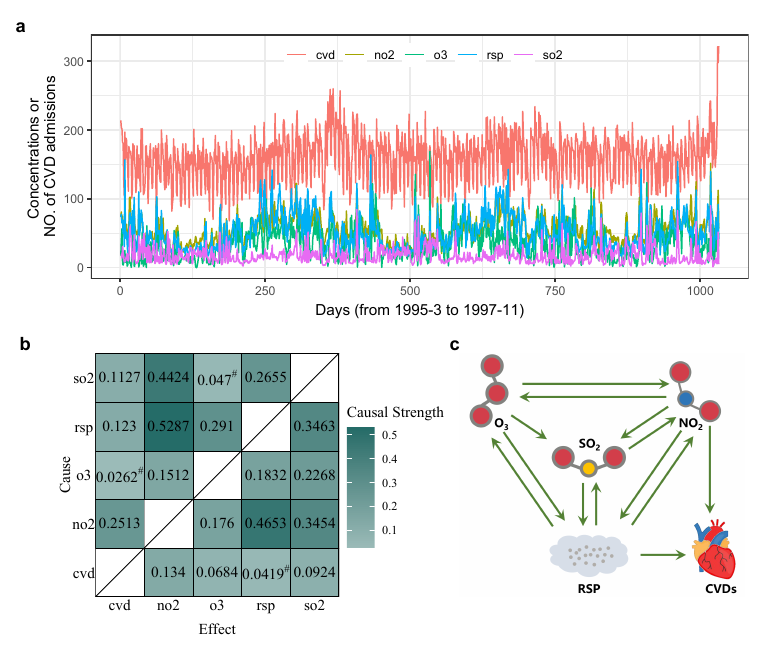

Reproduce this figure in R.
library(tEDM)

cvd = readr::read_csv(system.file("case/cvd.csv",package = "tEDM"))
head(cvd)

cvd_long = cvd |>
  tibble::rowid_to_column("id") |>
  tidyr::pivot_longer(cols = -id,
                      names_to = "variable", values_to = "value")

fig_cvd_ts = ggplot2::ggplot(cvd_long, ggplot2::aes(x = id, y = value, color = variable)) +
  ggplot2::geom_line(linewidth = 0.5) +
  ggplot2::labs(x = "Days (from 1995-3 to 1997-11)", y = "Concentrations or \nNO. of CVD admissions", color = "") +
  ggplot2::theme_bw() +
  ggplot2::theme(legend.direction = "horizontal",
                 legend.position = "inside",
                 legend.justification = c("center","top"),
                 legend.background = ggplot2::element_rect(fill = "transparent", color = NA))
fig_cvd_ts + ggview::canvas(6.5,3.75)

#-----------------------------------------------------------------------------#
#------                Partial Cross Mapping analysis                   ------#
#-----------------------------------------------------------------------------#

tEDM::fnn(cvd,"cvd",E = 2:50,eps = stats::sd(cvd$cvd))

tEDM::simplex(cvd,"cvd","cvd",E = 7:10,k = 8:12)
tEDM::simplex(cvd,"rsp","rsp",E = 7:10,k = 8:12)
tEDM::simplex(cvd,"no2","no2",E = 7:10,k = 8:12)
tEDM::simplex(cvd,"so2","so2",E = 7:10,k = 8:12)
tEDM::simplex(cvd,"o3","o3",E = 7:10,k = 8:12)

s1 = tEDM::simplex(cvd,"cvd","cvd",E = 7,k = 8:12)
s2 = tEDM::simplex(cvd,"rsp","rsp",E = 7,k = 8:12)
s3 = tEDM::simplex(cvd,"no2","no2",E = 7,k = 8:12)
s4 = tEDM::simplex(cvd,"so2","so2",E = 7,k = 8:12)
s5 = tEDM::simplex(cvd,"o3","o3",E = 7,k = 8:12)

list(s1,s2,s3,s4,s5)

simplex_df = purrr::map2_dfr(list(s1,s2,s3,s4,s5),
                             c("cvd","rsp","no2","so2","o3"),
                             \(.list,.name) dplyr::mutate(.list$xmap,variable = .name))
ggplot2::ggplot(data = simplex_df) +
  ggplot2::geom_line(ggplot2::aes(x = k, y = rho, color = variable))

vars = c("cvd", "rsp", "no2", "so2", "o3")
res = list()
var_pairs = combn(vars, 2, simplify = FALSE)

for (pair in var_pairs) {
  var1 = pair[1]
  var2 = pair[2]
  conds = setdiff(vars, pair)
  key = paste0(var1, "_", var2)
  res[[key]] = tEDM::pcm(data = cvd,
                         cause = var2,
                         effect = var1,
                         conds = conds,
                         dist.metric = "L2",
                         libsizes = seq(20, 1020, 100),
                         E = 7, k = 8)
}
readr::write_rds(res,'./Air pollution and cardiovascular health in hong kong/res_pcm.rds')

source('./Air pollution and cardiovascular health in hong kong/utils.r')
res = readr::read_rds('./Air pollution and cardiovascular health in hong kong/res_pcm.rds')
ccm_df = purrr::map_dfr(res,\(.list) .process_xmap_result(.list,type = "xmap"))
pcm_df = purrr::map_dfr(res,\(.list) .process_xmap_result(.list,type = "pxmap"))
fig_cs = plot_cs_matrix(ccm_df)
fig_pcs = plot_cs_matrix(pcm_df)
fig_causal_link = figpatch::fig('./Air pollution and cardiovascular health in hong kong/causal_link.pdf')

library(patchwork)

fig_cvds_hk = fig_cvd_ts / (fig_pcs | fig_causal_link) +
  plot_annotation(tag_levels = 'a')  &
  ggplot2::theme(plot.tag = ggplot2::element_text(face = "bold"))

fig_cvds_hk + ggview::canvas(7.65,6.5)
ggview::save_ggplot(fig_cvds_hk + ggview::canvas(7.65,6.5),
                    './Air pollution and cardiovascular health in hong kong/cvds_hk_pcm.pdf',
                    device = cairo_pdf)

# Convergence plot of cross mapping

theme_crossmapping = ggplot2::theme(
                axis.text.x = ggplot2::element_text(angle = 30, size = 11),
                axis.text.y = ggplot2::element_text(size = 11),
                axis.title.x = ggplot2::element_text(size = 11),
                axis.title.y = ggplot2::element_text(size = 11),
                legend.text = ggplot2::element_text(size = 11),
                legend.position = "inside",
                legend.justification = c(-0.01,1))

fig_cvd_rsp = plot_ccm_output(res[["cvd_rsp"]]) + theme_crossmapping
fig_cvd_rsp_p = plot_pcm_output(res[["cvd_rsp"]]) + theme_crossmapping

fig_cvd_no2 = plot_ccm_output(res[["cvd_no2"]]) + theme_crossmapping
fig_cvd_no2_p = plot_pcm_output(res[["cvd_no2"]]) + theme_crossmapping

fig_cvd_so2 = plot_ccm_output(res[["cvd_so2"]]) + theme_crossmapping
fig_cvd_so2_p = plot_pcm_output(res[["cvd_so2"]]) + theme_crossmapping

fig_cvd_o3 = plot_ccm_output(res[["cvd_o3"]]) + theme_crossmapping
fig_cvd_o3_p = plot_pcm_output(res[["cvd_o3"]]) + theme_crossmapping

fig_rsp_no2 = plot_ccm_output(res[["rsp_no2"]],
                              ylimits = c(0.1,1), 
                              ybreaks = seq(0.1,1,0.1)) + theme_crossmapping
fig_rsp_no2_p = plot_pcm_output(res[["rsp_no2"]],
                                ylimits = c(0.1,1), 
                                ybreaks = seq(0.1,1,0.1)) + theme_crossmapping

fig_rsp_so2 = plot_ccm_output(res[["rsp_so2"]]) + theme_crossmapping
fig_rsp_so2_p = plot_pcm_output(res[["rsp_so2"]]) + theme_crossmapping

fig_rsp_o3 = plot_ccm_output(res[["rsp_o3"]]) + theme_crossmapping
fig_rsp_o3_p = plot_pcm_output(res[["rsp_o3"]]) + theme_crossmapping

fig_no2_so2 = plot_ccm_output(res[["no2_so2"]]) + theme_crossmapping
fig_no2_so2_p = plot_pcm_output(res[["no2_so2"]]) + theme_crossmapping

fig_no2_o3 = plot_ccm_output(res[["no2_o3"]]) + theme_crossmapping
fig_no2_o3_p = plot_pcm_output(res[["no2_o3"]]) + theme_crossmapping

fig_so2_o3 = plot_ccm_output(res[["so2_o3"]]) + theme_crossmapping
fig_so2_o3_p = plot_pcm_output(res[["so2_o3"]]) + theme_crossmapping

fig_appendix = cowplot::plot_grid(fig_cvd_rsp, fig_cvd_rsp_p, fig_cvd_no2, fig_cvd_no2_p,  
                                  fig_cvd_so2, fig_cvd_so2_p, fig_cvd_o3, fig_cvd_o3_p,  
                                  fig_rsp_no2, fig_rsp_no2_p, fig_rsp_so2, fig_rsp_so2_p, 
                                  fig_rsp_o3, fig_rsp_o3_p, fig_no2_so2, fig_no2_so2_p,  
                                  fig_no2_o3, fig_no2_o3_p, fig_so2_o3, fig_so2_o3_p,
                                  ncol = 4, label_fontfamily = 'serif',
                                  labels = letters[1:20],
                                  label_x = -0.005, label_y = 1)
fig_appendix + ggview::canvas(16.55,18.55)
ggview::save_ggplot(fig_appendix + ggview::canvas(16.55,18.55),
                    './Air pollution and cardiovascular health in hong kong/cvds_hk_convergence.pdf',
                    device = cairo_pdf)

#-----------------------------------------------------------------------------#
#------                     PC algorithm analysis                       ------#
#-----------------------------------------------------------------------------#

cvd_stat = list(C = cor(cvd), n = nrow(cvd))
pc_cvd = pcalg::pc(cvd_stat, indepTest = pcalg::gaussCItest, 
                   labels = colnames(cvd), alpha = 0.05, skel.method = "stable.fast")
readr::write_rds(pc_cvd,'./Air pollution and cardiovascular health in hong kong/res_pc.rds')

pc_cvd = readr::read_rds('./Air pollution and cardiovascular health in hong kong/res_pc.rds')
pcalg::plot(pc_cvd, main = "")

pdf("./Air pollution and cardiovascular health in hong kong/cvds_hk_pc.pdf", 
    width = 8, height = 6)
pcalg::plot(pc_cvd, main = "")
dev.off()
